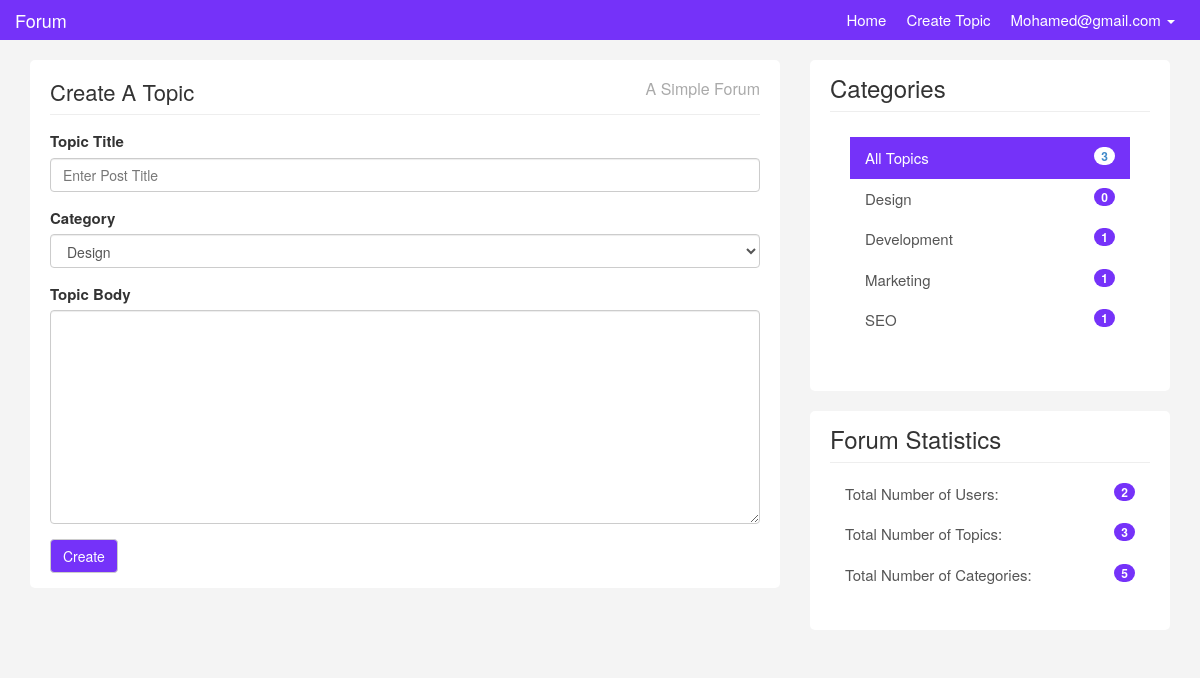
/topics/create.php (signed in), run on an earlier commit of the app's database.
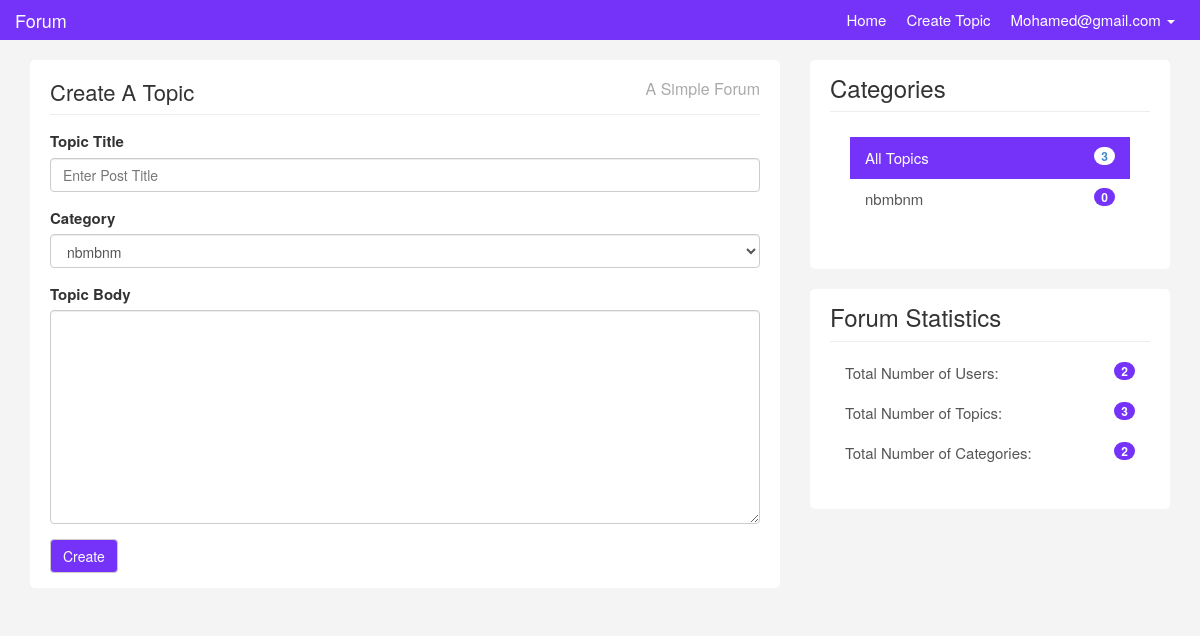
And on a later commit of the database.
### tables this page shows
CREATE TABLE `categories` (
  `id` int(5) NOT NULL,
  `name` varchar(200) NOT NULL,
  `created_at` date NOT NULL DEFAULT current_timestamp()
);

### topics/create.php (the view, shortened to what this page needs)
<?php require "../includes/header.php"; ?>
<?php require "../config/config.php"; ?>
<?php
	$categories_select = $conn->query("SELECT * FROM categories");
	$categories_select->execute();
	$allCats = $categories_select->fetchAll(PDO::FETCH_OBJ);
?>
    <div class="container">
		<div class="row">
			<div class="col-md-8">
				<div class="main-col">
					<div class="block">
						<h1 class="pull-left">Create A Topic</h1>
						<h4 class="pull-right">A Simple Forum</h4>
						<div class="clearfix"></div>
						<hr>
						<form role="form" method="POST" action="create.php">
							<div class="form-group">
								<label>Topic Title</label>
								<input type="text" class="form-control" name="title" placeholder="Enter Post Title">
							</div>
							<div class="form-group">
								<label>Category</label>
								<select name="category" class="form-control">
									<?php foreach($allCats as $cat) : ?>
										<option value="<?php echo $cat->name; ?>"><?php echo $cat->name; ?></option>
									<?php endforeach; ?>
							</select>
							</div>
								<div class="form-group">
									<label>Topic Body</label>
									<textarea id="body" rows="10" cols="80" class="form-control" name="body"></textarea>
								</div>
							<button type="submit" name="submit" class="color btn btn-default">Create</button>
						</form>
					</div>
				</div>
			</div>
<?php require "../includes/footer.php"; ?>

### includes/footer.php (shortened to what this page needs)
<?php
	$topics = $conn->query("SELECT COUNT(*) AS all_topics FROM topics");
	$topics->execute();
	$allTopics = $topics->fetch(PDO::FETCH_OBJ);
	$categpories = $conn->query("SELECT categories.id AS id, categories.name AS name,
	COUNT(topics.category) AS count_category FROM categories LEFT JOIN topics ON
	categories.name = topics.category GROUP BY(topics.category)");
	$categpories->execute();
	$allCategories = $categpories->fetchAll(PDO::FETCH_OBJ);
	$users = $conn->query("SELECT COUNT(*) AS count_users FROM users");
	$users->execute();
	$allUsers = $users->fetch(PDO::FETCH_OBJ);
	$topics = $conn->query("SELECT COUNT(*) AS count_topics FROM topics");
	$topics->execute();
	$allTopics_count = $topics->fetch(PDO::FETCH_OBJ);
	$categories_count = $conn->query("SELECT COUNT(*) AS categories_count FROM categories");
	$categories_count->execute();
	$allCategories_count = $categories_count->fetch(PDO::FETCH_OBJ);
?>
<div class="col-md-4">
				<div class="sidebar">
					<div class="block">
					<h3>Categories</h3>
					<div class="list-group block ">
						<a href="#" class="list-group-item active">All Topics <span class="badge pull-right"><?php echo $allTopics->all_topics; ?></span></a>
						<?php foreach($allCategories as $category) : ?>
							<a href="<?php echo APPURL; ?>/categories/show.php?name=<?php echo $category->name; ?>" class="list-group-item"><?php echo $category->name; ?><span class="color badge pull-right"><?php echo $category->count_category; ?></span></a>
						<?php endforeach; ?>
					</div>
					</div>
					<div class="block" style="margin-top: 20px;">
						<h3 class="margin-top: 40px">Forum Statistics</h3>
						<div class="list-group">
							<a href="#" class="list-group-item">Total Number of Users:<span class="color badge pull-right"><?php echo $allUsers->count_users; ?></span></a>
							<a href="#" class="list-group-item">Total Number of Topics:<span class="color badge pull-right"><?php echo $allTopics_count->count_topics; ?></span></a>
							<a href="#" class="list-group-item">Total Number of Categories: <span class="color badge pull-right"><?php echo $allCategories_count->categories_count; ?></span></a>
						</div>
				    </div>
			    </div>
				</div>
			</div>
		</div>
  </body>
</html>

What changed in the data, as far as the page shows it:
removed categories: name "Design", count_category "0"
no longer on this page (row edited): categories: name "Development", count_category "1"
removed categories: name "Marketing", count_category "1"
removed categories: name "SEO", count_category "1"
added categories: name "nbmbnm", count_category "0"
Also different on the page:
form field category: "Design" → "nbmbnm"
$allCategories_count->categories_count: "5" → "2"
